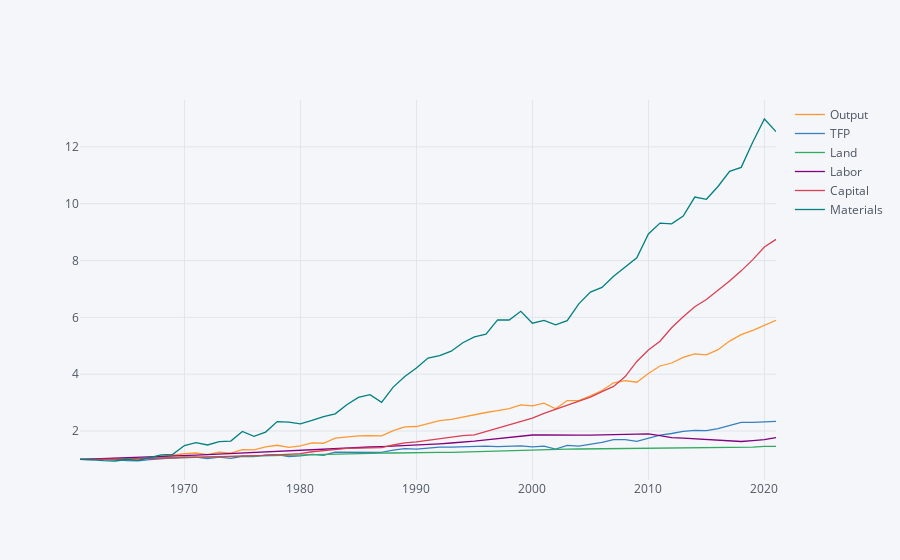

Write notebook code for a chart like this one.
### Markdown cell above
Compare with India, which in recent years has had a level of
agricultural output close to that of the US:

### Code cell
select = df.xs('IND',level='WDI Code').dropna(how='any').droplevel(['Country'])

select = select/select.loc[1961,:]
select.iplot()
